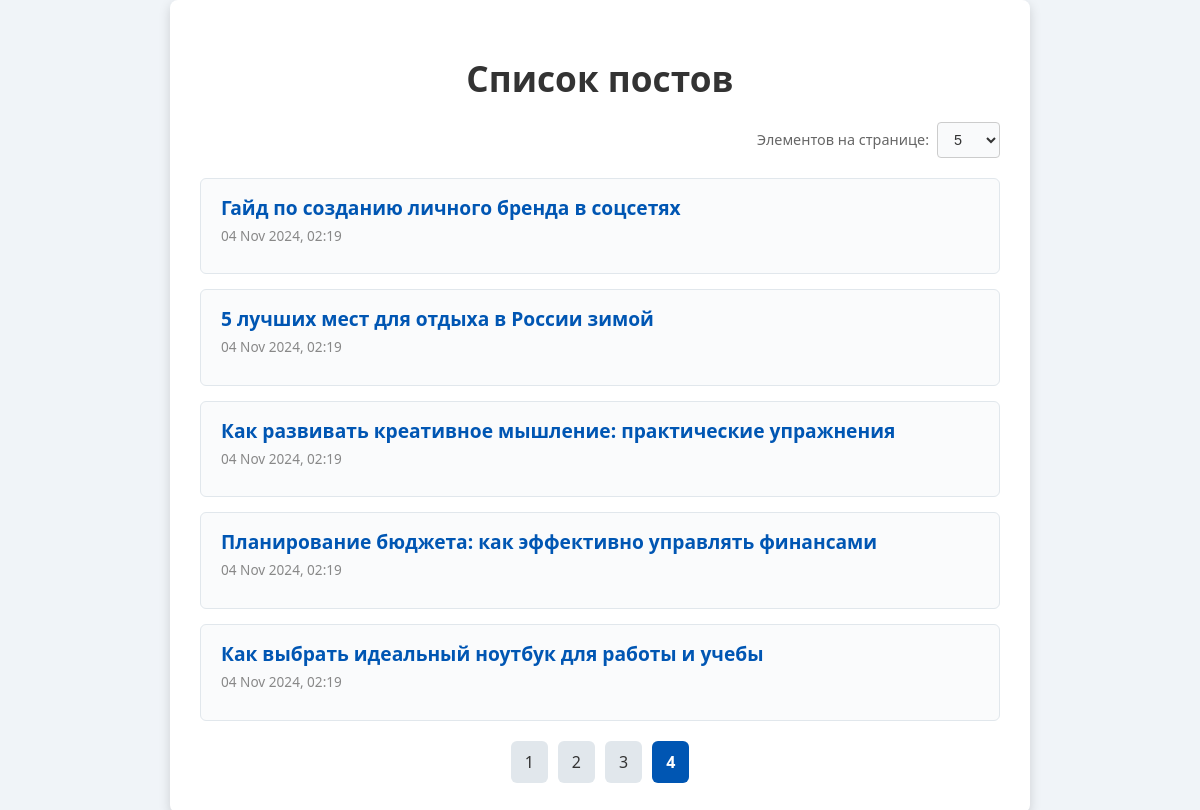
Screenshot of /?page=4&per_page=5 with the database file from the repository.
### blog/models.py (models this page shows, shortened)
class Post(models.Model):
    title = models.CharField(max_length=200)
    content = models.TextField()
    created_at = models.DateTimeField(auto_now_add=True)

### blog/views.py (the view)
# urls.py: path('', views.post_list, name='post_list'),
def post_list(request):
    posts = Post.objects.all()
    per_page = request.GET.get('per_page', 5)  # Значение по умолчанию - 5
    paginator = Paginator(posts, per_page)
    page_number = request.GET.get('page')
    page_obj = paginator.get_page(page_number)
    context = {
        'page_obj': page_obj,
        'per_page': per_page,
    }
    return render(request, 'blog/post_list.html', context)

### blog/templates/blog/post_list.html (shortened to what this page needs)
<!DOCTYPE html>
<html lang="ru">
<head>
</head>
<body>
    <div class="container">
        <h1>Список постов</h1>
        <form method="get">
            <label for="per_page">Элементов на странице:</label>
            <select name="per_page" id="per_page" onchange="this.form.submit()">
                <option value="5" {% if per_page == '5' %}selected{% endif %}>5</option>
            </select>
        </form>
        <ul>
            {% for post in page_obj %}
                <li class="post-item">
                    <p class="post-title">{{ post.title }}</p>
                    <p class="post-date">{{ post.created_at|date:"d M Y, H:i" }}</p>
                </li>
            {% endfor %}
        </ul>
        <ul class="pagination">
            {% for num in page_obj.paginator.page_range %}
                {% if page_obj.number == num %}
                    <li class="active"><span>{{ num }}</span></li>
                {% else %}
                    <li><a href="?page={{ num }}&per_page={{ per_page }}">{{ num }}</a></li>
                {% endif %}
            {% endfor %}
        </ul>
    </div>
</body>
</html>

### blog/templates/blog/post_list.html (style rules this page uses)
body { font-family: 'Segoe UI', Tahoma, Geneva, Verdana, sans-serif; background-color: #f0f4f8; color: #444; margin: 0; padding: 0; display: flex; justify-content: center; align-items: center; min-height: 100vh; }
.container { max-width: 800px; width: 100%; padding: 30px; background-color: #fff; box-shadow: 0 4px 12px rgba(0, 0, 0, 0.15); border-radius: 8px; }
h1 { text-align: center; color: #333; font-size: 2.2em; margin-bottom: 20px; }
form { display: flex; justify-content: flex-end; align-items: center; margin-bottom: 20px; }
form label { margin-right: 8px; font-size: 0.9em; color: #666; }
select { padding: 8px 12px; font-size: 0.9em; border: 1px solid #ccc; border-radius: 4px; background-color: #f9fafb; color: #333; cursor: pointer; }
ul { list-style-type: none; padding: 0; margin: 0; }
.post-item { padding: 15px 20px; margin-bottom: 15px; border: 1px solid #e1e7ec; border-radius: 6px; background-color: #fafbfc; transition: transform 0.2s, box-shadow 0.2s; }
.post-title { font-size: 1.2em; font-weight: 600; color: #0056b3; margin: 0; }
.post-date { color: #888; font-size: 0.85em; margin-top: 5px; }
.pagination { display: flex; justify-content: center; list-style-type: none; padding: 0; margin-top: 20px; }
.pagination li { margin: 0 5px; }
.pagination li a, .pagination li span { display: block; padding: 10px 14px; text-decoration: none; color: #333; background-color: #e1e7ec; border-radius: 6px; transition: background-color 0.3s, color 0.3s; }
.pagination li.active span { font-weight: bold; color: #fff; background-color: #0056b3; }

### rows the page displays
Post: title "Гайд по созданию личного бренда в соцсетях", created_at "04 Nov 2024, 02:19"
Post: title "5 лучших мест для отдыха в России зимой", created_at "04 Nov 2024, 02:19"
Post: title "Как развивать креативное мышление: практические упражнения", created_at "04 Nov 2024, 02:19"
Post: title "Планирование бюджета: как эффективно управлять финансами", created_at "04 Nov 2024, 02:19"
Post: title "Как выбрать идеальный ноутбук для работы и учебы", created_at "04 Nov 2024, 02:19"

### other values shown
{{ num }} "1" "2" "3"
{{ num }} "4"
